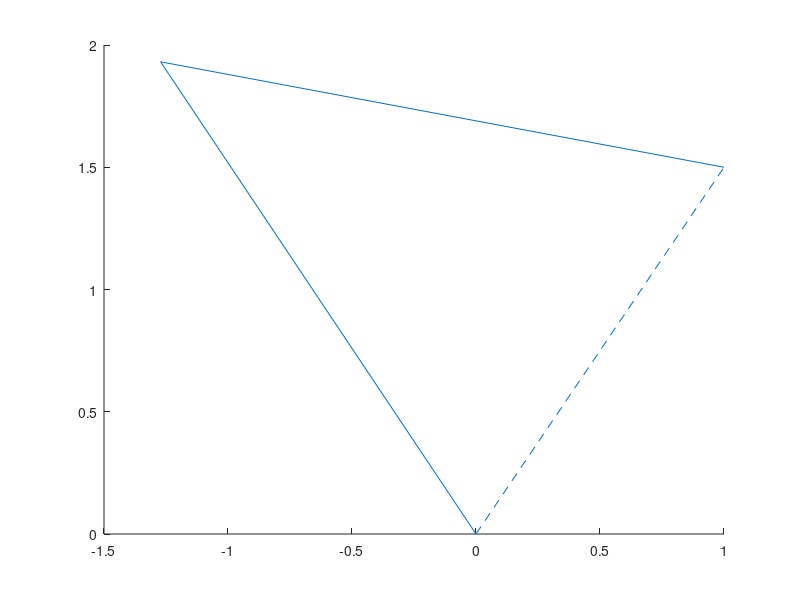

Reproduce this figure in MATLAB.
T = [1, 1.5];
P1 = [0 0];
line([P1(1) T(1)], [P1(2) T(2)], 'linestyle', '--');

lt = 2.3125;

D5 = norm(T - P1);

XY = T ./ D5 .* min(D5, 2*lt - 0.0001);

D = norm(XY);

D1 = XY ./ D;

A = acos(((-D^2) / (-2 * D * lt)))

D3 = lt .* (D1(1) * cos(A) - D1(2) * sin(A));
D4 = lt .* (D1(1) * sin(A) + D1(2) * cos(A));

line([P1(1) D3], [P1(2) D4], 'linestyle', '-');
line([D3 T(1)], [D4 T(2)], 'linestyle', '-');
